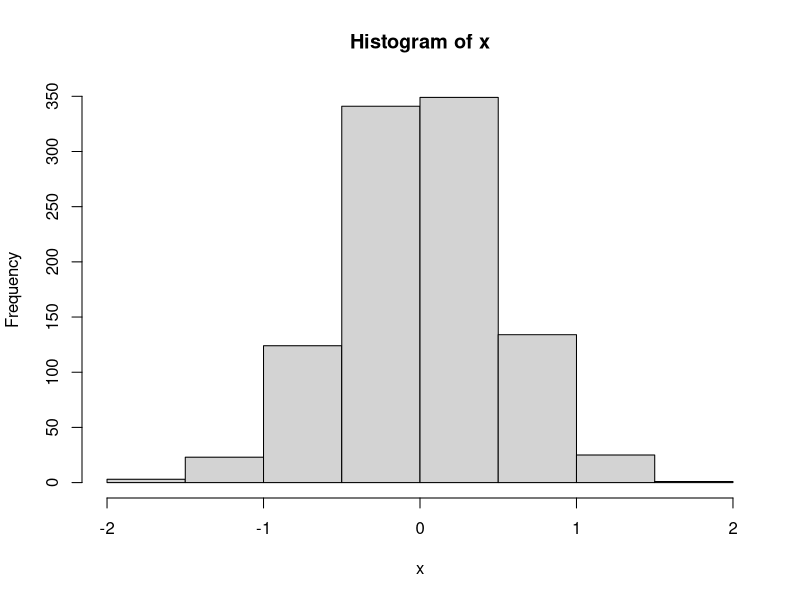
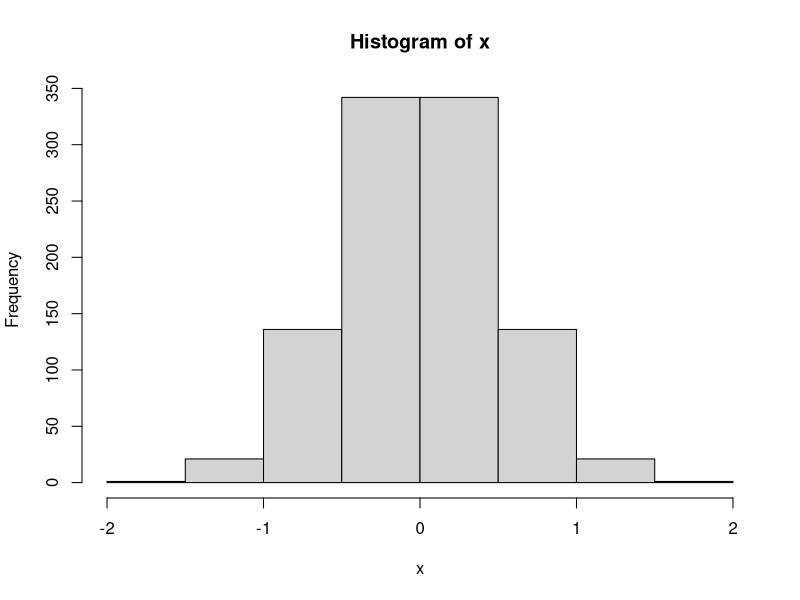
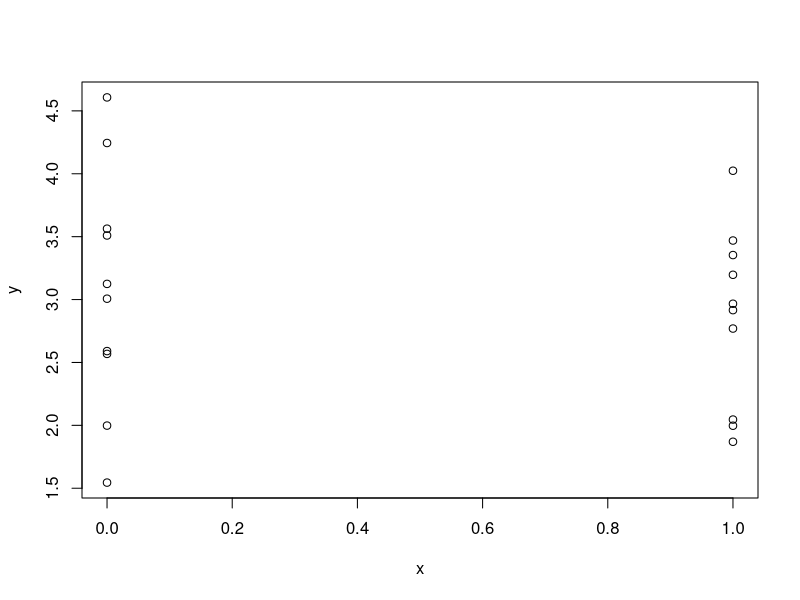
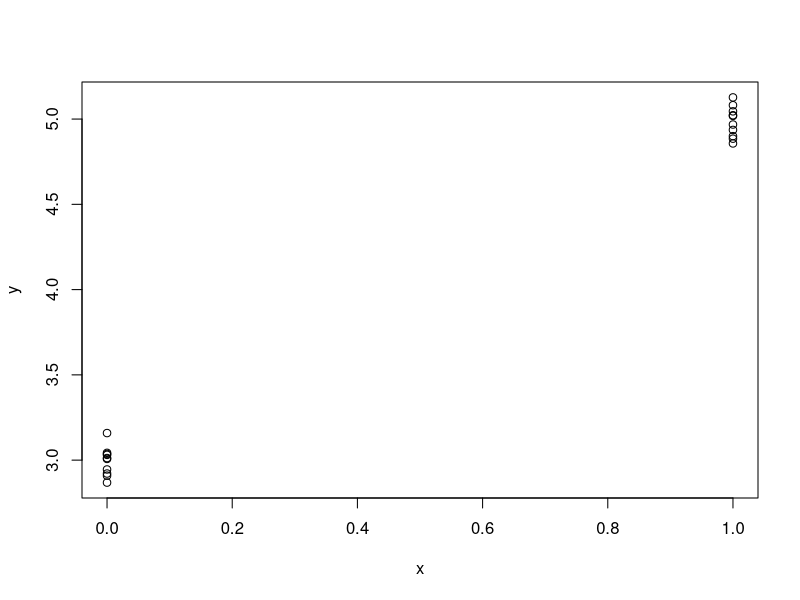
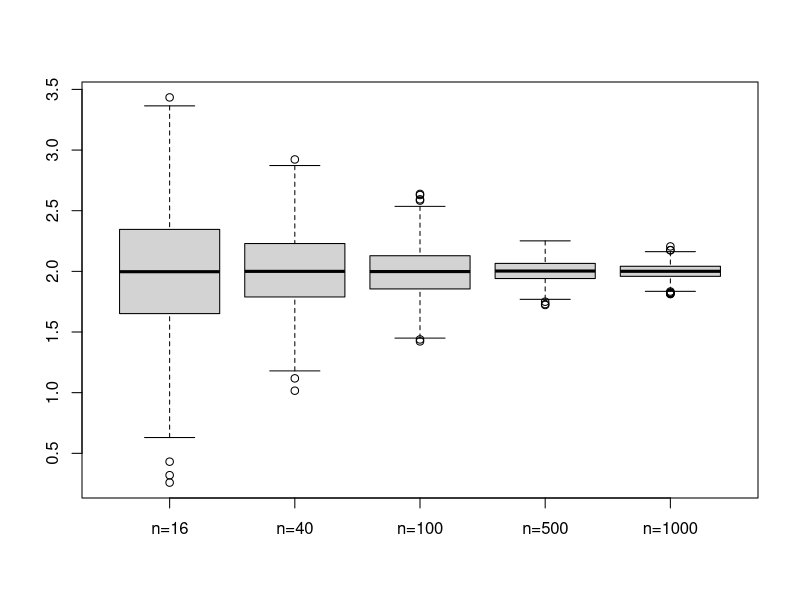
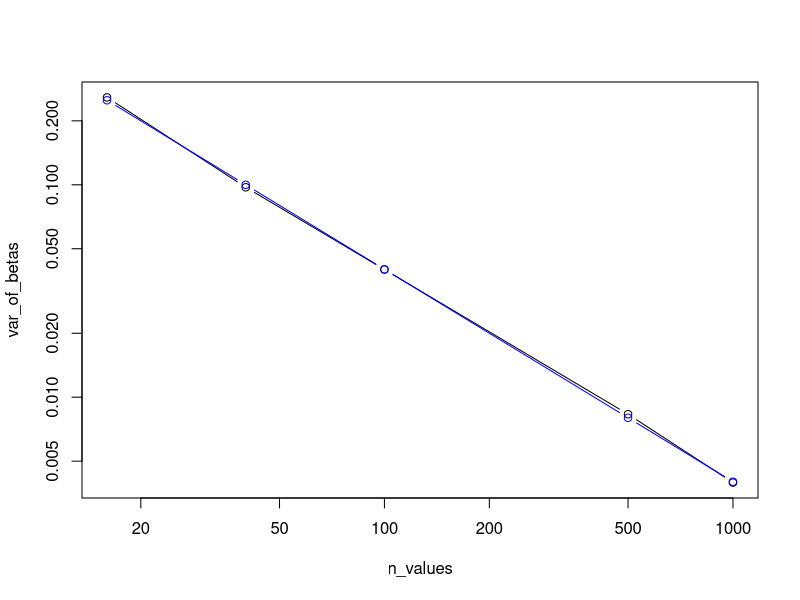
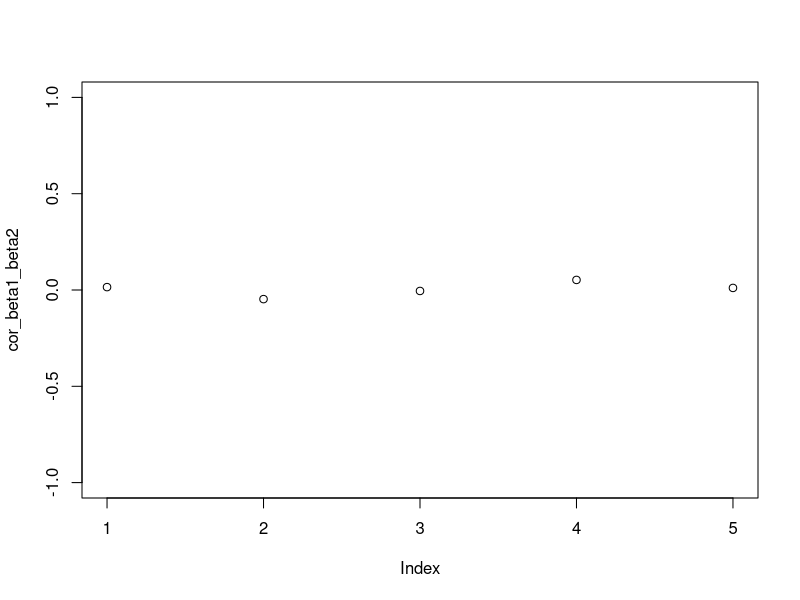
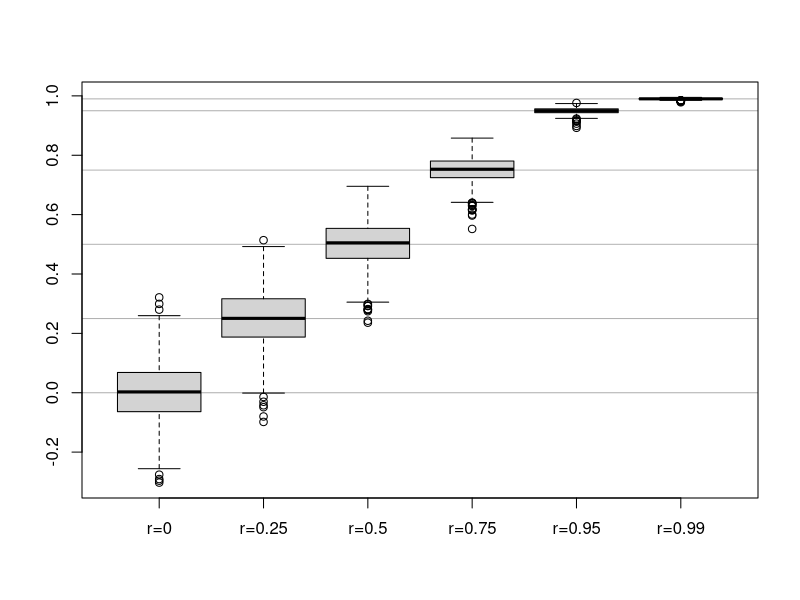

Reproduce these figures in R, in order.
## ---- chunk 1
#| label: initialize
#| echo: FALSE
knitr::opts_chunk$set(echo = TRUE, fig.width=7, fig.height=5) 
## ---- chunk 2
set.seed(5)
n <- 1000
x <- rnorm(n, sd=0.5)
head(x)
hist(x)
var(x)
x <- qnorm(p=1:n/(n+1), sd=0.5)
head(x)
hist(x)
var(x)
x <- rep(0:1, length.out=n)
head(x)
var(x)
## ---- chunk 3
n <- 20
extra_sd <- 1
extra <- rnorm(n, sd=extra_sd)
a <- 3
x <- rep(0:1, each=n/2)
b <- 0
y <- a + b * x + extra
plot(x, y)
extra_sd <- 0.1
extra <- rnorm(n, sd=extra_sd)
b <- 2
y <- a + b * x + extra
plot(x, y)
## ---- chunk 4
x1 <- rnorm(n, sd=0.5)
x2 <- rnorm(n, sd=0.5)
X <- cbind(x1, x2)
extra_sd <- 1
extra <- rnorm(n, sd = extra_sd)
a <- 3
b <- c(2, 1)
y <- a + X %*% b + extra
# simpler, and equivalent:
X <- cbind(intercept=rep(1,n), x1, x2)
b <- c(3, 2, 1)
y <- X %*% b + extra 
## ---- chunk 5
set.seed(5)
# define a function to get estimates of beta:
simulate_estimating_betas <- \(n, nreps) {
  x1 <- rep(0:1, each=n/2)
  x2 <- rep(0:1, times=n/2)
  X <- cbind(intercept=rep(1,n), x1, x2)
  b <- c(3, 2, 1)
  extra_sd <- 1
  # precomputed objects:
  X_times_b <- X %*% b
  Xt_X_inv_Xt <- solve(t(X) %*% X) %*% t(X)
  replicate(nreps, {
    extra <- rnorm(n, sd = extra_sd)
    y <- X_times_b + extra
    b_hat <- Xt_X_inv_Xt %*% y
    as.vector(b_hat)
  })
}
## ---- chunk 6
set.seed(5)
n_values <- c(16, 40, 100, 500, 1000)
nreps <- 1000
est_betas <- lapply(
  n_values,
  simulate_estimating_betas,
  nreps=nreps
)
## ---- chunk 7
est_beta1 <- lapply(est_betas, \(b) b[2,])
names(est_beta1) <- paste0("n=", n_values)
boxplot(est_beta1)
## ---- chunk 8
(var_of_betas <- sapply(est_beta1, var))
plot(n_values, var_of_betas, type="b", log="xy")
# theoretical variance:
points(n_values, 4/n_values, type="b", col="blue")
## ---- chunk 9
cor_beta1_beta2 <- sapply(est_betas, \(b) cor(t(b))[2,3])
plot(cor_beta1_beta2, ylim=c(-1,1))
## ---- chunk 10
library(mvtnorm)
simulate_estimating_betas_corX <- \(rho, nreps, n = 100) {
  replicate(nreps, {
    X <- rmvnorm(n, 
      mean = c(0,0),
      sigma = cbind(c(1,rho),c(rho,1))
    )
    b <- c(2, 1)
    extra_sd <- 1
    X_times_b <- X %*% b
    Xt_X_inv <- solve(t(X) %*% X)
    extra <- rnorm(n, sd = extra_sd)
    y <- X_times_b + extra
    b_hat <- Xt_X_inv %*% t(X) %*% y
    c(cor(X)[1,2], as.vector(b_hat), as.vector(Xt_X_inv))
  })
}
## ---- chunk 11
set.seed(5)
rho_values <- c(0, .25, .5, .75, .95, .99)
nreps <- 1000
est_cor_and_betas <- lapply(
  rho_values,
  simulate_estimating_betas_corX,
  nreps=nreps
)
## ---- chunk 12
sample_cor <- lapply(est_cor_and_betas, \(x) x[1,])
names(sample_cor) <- paste0("r=", rho_values)
boxplot(sample_cor)
abline(h=rho_values, col=rgb(0,0,0,.3))
## ---- chunk 13
est_beta1 <- lapply(est_cor_and_betas, \(x) x[2,])
names(est_beta1) <- paste0("r=", rho_values)
boxplot(est_beta1)
## ---- chunk 14
var_beta1 <- sapply(est_cor_and_betas, \(x) var(x[2,]))
XtXinv_11 <- sapply(est_cor_and_betas, \(x) mean(x[4,]))
XtXinv_22 <- sapply(est_cor_and_betas, \(x) mean(x[7,]))
plot(rho_values, var_beta1)
points(rho_values, XtXinv_11, col="blue")
## ---- chunk 15
cor_beta1_beta2 <- sapply(est_cor_and_betas, \(x) cor(t(x))[2,3])
XtXinv_12 <- sapply(est_cor_and_betas, \(x) mean(x[5,]))
plot(rho_values, cor_beta1_beta2)
points(rho_values, XtXinv_12 / sqrt(XtXinv_11 * XtXinv_22), col="blue")
## ---- chunk 16
n <- 50
x1 <- rnorm(n, sd=0.5)
x2 <- rnorm(n, sd=0.5)
X <- cbind(intercept=rep(1,n), x1, x2)
b <- c(5, 2, 2)
y_linear <- X %*% b
extra <- rnorm(n, sd = y_linear/5) # varies with the linear part of y
y <- y_linear + extra 
plot(y_linear, y, cex=.5)
## ---- chunk 17
library(car)
fit <- lm(y ~ 1 + x1 + x2)
summary(fit)$coef
set.seed(5)
bfit <- Boot(fit, method="residual")
summary(bfit)
confint(fit)
Confint(bfit)[,-1]
